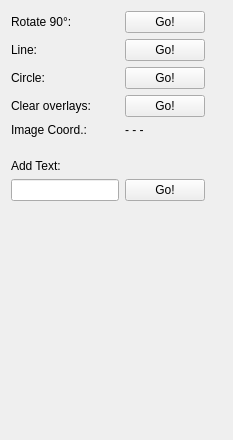
<?xml version="1.0" encoding="UTF-8"?>
<ui version="4.0">
 <class>Form</class>
 <widget class="QWidget" name="Form">
  <property name="geometry">
   <rect>
    <x>0</x>
    <y>0</y>
    <width>233</width>
    <height>440</height>
   </rect>
  </property>
  <property name="windowTitle">
   <string>ImageView TestGUI</string>
  </property>
  <layout class="QVBoxLayout" name="verticalLayout">
   <item>
    <layout class="QFormLayout" name="formLayout">
     <property name="fieldGrowthPolicy">
      <enum>QFormLayout::ExpandingFieldsGrow</enum>
     </property>
     <item row="0" column="0">
      <widget class="QLabel" name="label">
       <property name="text">
        <string>Rotate 90°:</string>
       </property>
      </widget>
     </item>
     <item row="0" column="1">
      <widget class="QPushButton" name="rotate_button">
       <property name="text">
        <string>Go!</string>
       </property>
      </widget>
     </item>
     <item row="1" column="0">
      <widget class="QLabel" name="label_2">
       <property name="text">
        <string>Line:</string>
       </property>
      </widget>
     </item>
     <item row="1" column="1">
      <widget class="QPushButton" name="line_button">
       <property name="text">
        <string>Go!</string>
       </property>
      </widget>
     </item>
     <item row="2" column="0">
      <widget class="QLabel" name="label_4">
       <property name="text">
        <string>Circle:</string>
       </property>
      </widget>
     </item>
     <item row="2" column="1">
      <widget class="QPushButton" name="circle_button">
       <property name="text">
        <string>Go!</string>
       </property>
      </widget>
     </item>
     <item row="3" column="0">
      <widget class="QLabel" name="label_3">
       <property name="text">
        <string>Clear overlays:</string>
       </property>
      </widget>
     </item>
     <item row="3" column="1">
      <widget class="QPushButton" name="clear_overlays_button">
       <property name="text">
        <string>Go!</string>
       </property>
      </widget>
     </item>
     <item row="4" column="0">
      <widget class="QLabel" name="label_6">
       <property name="text">
        <string>Image Coord.:</string>
       </property>
      </widget>
     </item>
     <item row="4" column="1">
      <widget class="QLabel" name="image_coord_label">
       <property name="sizePolicy">
        <sizepolicy hsizetype="MinimumExpanding" vsizetype="Preferred">
         <horstretch>0</horstretch>
         <verstretch>0</verstretch>
        </sizepolicy>
       </property>
       <property name="text">
        <string>- - -</string>
       </property>
      </widget>
     </item>
     <item row="6" column="0">
      <widget class="QLabel" name="label_5">
       <property name="text">
        <string>Add Text:</string>
       </property>
      </widget>
     </item>
     <item row="7" column="0">
      <widget class="QLineEdit" name="text_input"/>
     </item>
     <item row="7" column="1">
      <widget class="QPushButton" name="text_button">
       <property name="text">
        <string>Go!</string>
       </property>
      </widget>
     </item>
     <item row="5" column="0">
      <spacer name="verticalSpacer">
       <property name="orientation">
        <enum>Qt::Vertical</enum>
       </property>
       <property name="sizeType">
        <enum>QSizePolicy::Fixed</enum>
       </property>
       <property name="sizeHint" stdset="0">
        <size>
         <width>20</width>
         <height>10</height>
        </size>
       </property>
      </spacer>
     </item>
    </layout>
   </item>
   <item>
    <widget class="ImageView" name="imageview">
     <property name="sizePolicy">
      <sizepolicy hsizetype="MinimumExpanding" vsizetype="MinimumExpanding">
       <horstretch>1</horstretch>
       <verstretch>1</verstretch>
      </sizepolicy>
     </property>
     <property name="minimumSize">
      <size>
       <width>150</width>
       <height>150</height>
      </size>
     </property>
    </widget>
   </item>
  </layout>
 </widget>
 <customwidgets>
  <customwidget>
   <class>ImageView</class>
   <extends>QWidget</extends>
   <header>ImageView/ImageView.h</header>
  </customwidget>
 </customwidgets>
 <resources/>
 <connections/>
</ui>
